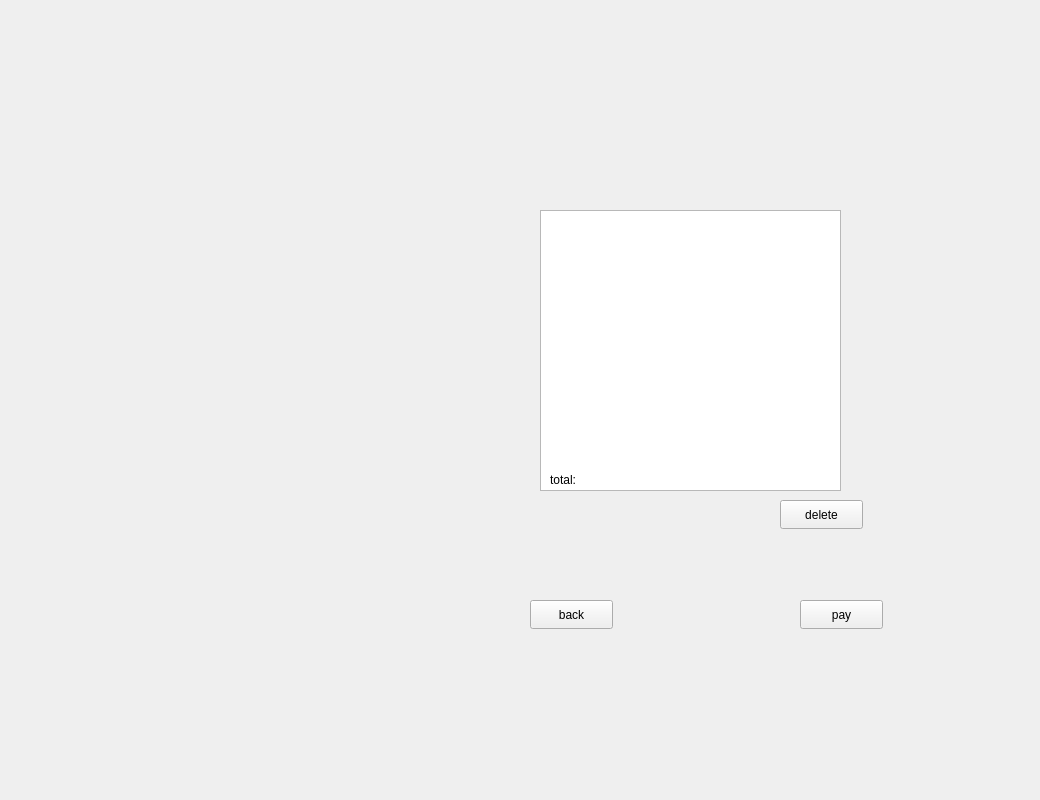
   <widget class="QWidget" name="page_9">
    <widget class="QLabel" name="label_9">
     <property name="geometry">
      <rect>
       <x>0</x>
       <y>-50</y>
       <width>1031</width>
       <height>791</height>
      </rect>
     </property>
     <property name="text">
      <string/>
     </property>
    </widget>
    <widget class="QPushButton" name="pushButton_pay">
     <property name="geometry">
      <rect>
       <x>800</x>
       <y>600</y>
       <width>83</width>
       <height>29</height>
      </rect>
     </property>
     <property name="text">
      <string>pay</string>
     </property>
    </widget>
    <widget class="QPushButton" name="pushButton_back">
     <property name="geometry">
      <rect>
       <x>530</x>
       <y>600</y>
       <width>83</width>
       <height>29</height>
      </rect>
     </property>
     <property name="text">
      <string>back</string>
     </property>
    </widget>
    <widget class="QListWidget" name="listWidget_cart">
     <property name="geometry">
      <rect>
       <x>540</x>
       <y>210</y>
       <width>301</width>
       <height>281</height>
      </rect>
     </property>
    </widget>
    <widget class="QLabel" name="total">
     <property name="geometry">
      <rect>
       <x>550</x>
       <y>470</y>
       <width>63</width>
       <height>20</height>
      </rect>
     </property>
     <property name="text">
      <string>total:</string>
     </property>
    </widget>
    <widget class="QPushButton" name="pushButton_del">
     <property name="geometry">
      <rect>
       <x>780</x>
       <y>500</y>
       <width>83</width>
       <height>29</height>
      </rect>
     </property>
     <property name="text">
      <string>delete</string>
     </property>
    </widget>
   </widget>
